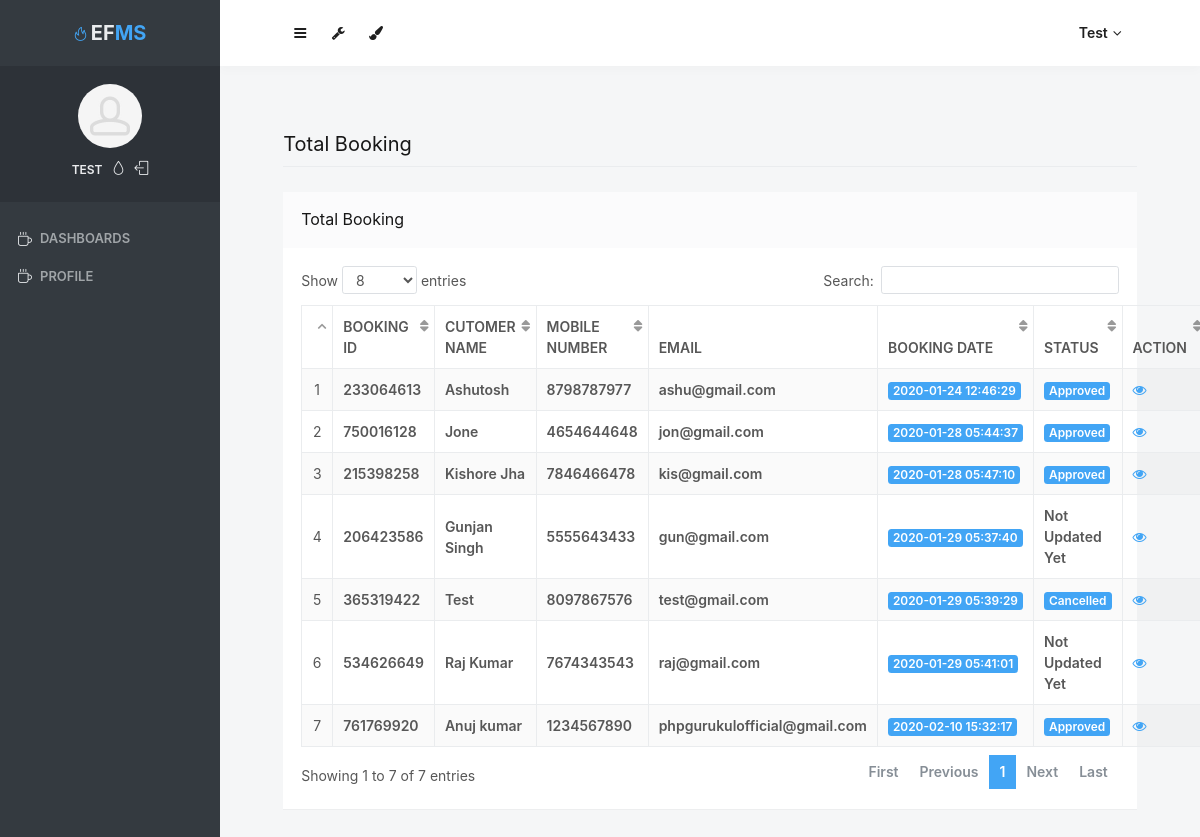
The page /electrician/all-booking.php (signed in) on the database as committed earlier.
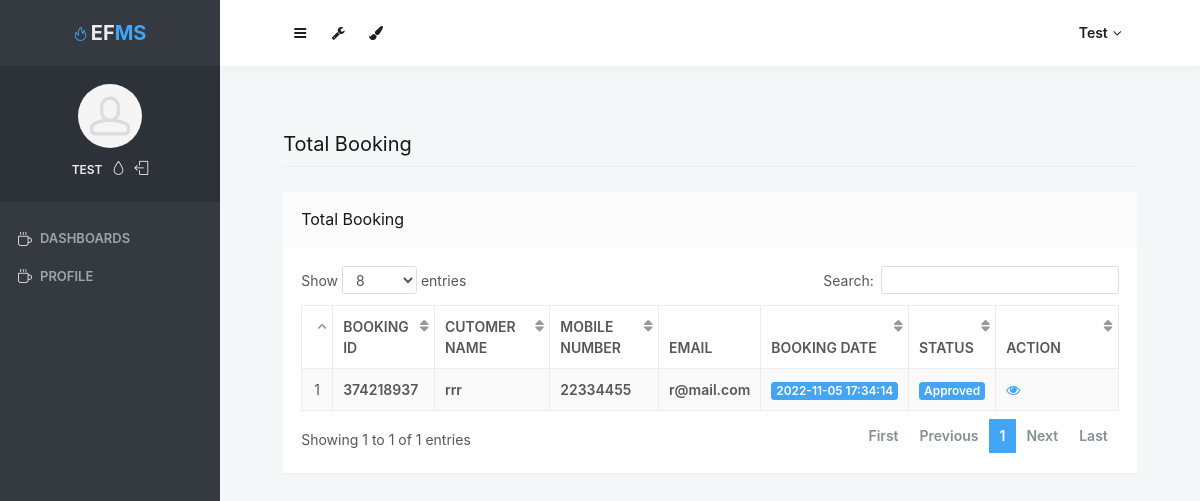
The same page on the database as committed later.
### tables this page shows
CREATE TABLE `tblbooking` (
  `ID` int(10) NOT NULL,
  `BookingID` int(10) DEFAULT NULL,
  `ServiceID` int(10) DEFAULT NULL,
  `Name` varchar(200) DEFAULT NULL,
  `MobileNumber` bigint(10) DEFAULT NULL,
  `Email` varchar(200) DEFAULT NULL,
  `EventDate` varchar(200) DEFAULT NULL,
  `EventStartingtime` varchar(200) DEFAULT NULL,
  `EventEndingtime` varchar(200) DEFAULT NULL,
  `VenueAddress` mediumtext DEFAULT NULL,
  `electrician` varchar(200) DEFAULT NULL,
  `AdditionalInformation` mediumtext DEFAULT NULL,
  `BookingDate` timestamp NULL DEFAULT current_timestamp(),
  `payment_method` varchar(255) DEFAULT NULL,
  `Remark` varchar(200) DEFAULT NULL,
  `Status` varchar(200) DEFAULT NULL,
  `UpdationDate` timestamp NULL DEFAULT NULL ON UPDATE current_timestamp()
);

### electrician/all-booking.php (the view, shortened to what the changed rows need)
<?php
include('includes/dbconnection.php');
if (strlen($_SESSION['odmsaid']==0)) {
  header('location:logout.php');
  } else{
  ?>
<!doctype html>
<html lang="en" class="no-focus">
    <head>
        <link rel="stylesheet" href="assets/js/plugins/datatables/dataTables.bootstrap4.min.css">
        <link rel="stylesheet" id="css-main" href="assets/css/codebase.min.css">
    </head>
    <body>
        <div id="page-container" class="sidebar-o sidebar-inverse side-scroll page-header-fixed main-content-narrow">
           <?php include_once('includes/sidebar.php');?>
          <?php include_once('includes/header.php');?>
            <main id="main-container">
                <div class="content">
                    <h2 class="content-heading">Total Booking</h2>
                    <div class="block">
                        <div class="block-header block-header-default">
                            <h3 class="block-title">Total Booking</h3>
                        </div>
                        <div class="block-content block-content-full">
                            <table class="table table-bordered table-striped table-vcenter js-dataTable-full-pagination">
                                <thead>
                                    <tr>
                                        <th class="text-center"></th>
                                        <th>Booking ID</th>
                                        <th class="d-none d-sm-table-cell">Cutomer Name</th>
                                        <th class="d-none d-sm-table-cell">Mobile Number</th>
                                        <th class="d-none d-sm-table-cell">Email</th>
                                        <th class="d-none d-sm-table-cell">Booking Date</th>
                                        <th class="d-none d-sm-table-cell">Status</th>
                                        <th class="d-none d-sm-table-cell" style="width: 15%;">Action</th>
                                       </tr>
                                </thead>
                                <tbody>
                                    <?php
$sql="SELECT * from tblbooking";
$query = $dbh -> prepare($sql);
$query->execute();
$results=$query->fetchAll(PDO::FETCH_OBJ);
$cnt=1;
if($query->rowCount() > 0)
{
foreach($results as $row)
{               ?>
                                    <tr>
                                        <td class="text-center"><?php echo htmlentities($cnt);?></td>
                                        <td class="font-w600"><?php  echo htmlentities($row->BookingID);?></td>
                                        <td class="font-w600"><?php  echo htmlentities($row->Name);?></td>
                                        <td class="font-w600"><?php  echo htmlentities($row->MobileNumber);?></td>
                                        <td class="font-w600"><?php  echo htmlentities($row->Email);?></td>
                                        <td class="font-w600">
                                            <span class="badge badge-primary"><?php  echo htmlentities($row->BookingDate);?></span>
                                        </td>
                                        <?php if($row->Status==""){ ?>
                     <td class="font-w600"><?php echo "Not Updated Yet"; ?></td>
<?php } else { ?>
                                        <td class="d-none d-sm-table-cell">
                                            <span class="badge badge-primary"><?php  echo htmlentities($row->Status);?></span>
                                        </td>
<?php } ?>
                                         <td class="d-none d-sm-table-cell"><a href="view-booking-detail.php?editid=<?php echo htmlentities ($row->ID);?>&&bookingid=<?php echo htmlentities ($row->BookingID);?>"><i class="fa fa-eye" aria-hidden="true"></i></a></td>
                                    </tr>
                                    <?php $cnt=$cnt+1;}} ?>
                                </tbody>
                            </table>
                        </div>
                    </div>
                </div>
            </main>
        </div>
    </body>
</html>
<?php }  ?>

### electrician/includes/sidebar.php (shortened to what the changed rows need)
<?php
   include('includes/dbconnection.php');
   if (strlen($_SESSION['odmsaid'] == 0)) {
       header('location:logout.php');
   } else {
   ?>
    <nav id="sidebar">
        <div id="sidebar-scroll">
            <div class="sidebar-content">
                <div class="content-header content-header-fullrow px-15">
                    <div class="content-header-section text-center align-parent sidebar-mini-hidden">
                        <div class="content-header-item">
                            <a class="link-effect font-w700" href="dashboard.php">
                                <i class="si si-fire text-primary"></i>
                                <span class="font-size-xl text-dual-primary-dark">EF</span><span class="font-size-xl text-primary">MS</span>
                            </a>
                        </div>
                    </div>
                </div>
                <div class="content-side content-side-full content-side-user px-10 align-parent">
                    <div class="sidebar-mini-hidden-b text-center">
                        <a class="img-link" href="be_pages_generic_profile.html">
                            <img class="img-avatar" src="assets/img/avatars/avatar15.jpg" alt="">
                        </a>
                        <ul class="list-inline mt-10">
                            <?php
                               $aid = $_SESSION['odmsaid'];
                               $sql = "SELECT AdminName from  tbladmin where ID=:aid";
                               $query = $dbh->prepare($sql);
                               $query->bindParam(':aid', $aid, PDO::PARAM_STR);
                               $query->execute();
                               $results = $query->fetchAll(PDO::FETCH_OBJ);
                               $cnt = 1;
                               if ($query->rowCount() > 0) {
                                   foreach ($results as $row) {               ?>
                                    <li class="list-inline-item">
                                        <a class="link-effect text-dual-primary-dark font-size-xs font-w600 text-uppercase" href="admin-profile.php"><?php echo $row->AdminName; ?></a>
                                    </li><?php $cnt = $cnt + 1;
                                       }
                                   } ?>
                            <li class="list-inline-item">
                                <a class="link-effect text-dual-primary-dark" data-toggle="layout" data-action="sidebar_style_inverse_toggle" href="admin-profile.php">
                                    <i class="si si-drop"></i>
                                </a>
                            </li>
                            <li class="list-inline-item">
                                <a class="link-effect text-dual-primary-dark" href="logout.php">
                                    <i class="si si-logout"></i>
                                </a>
                            </li>
                        </ul>
                    </div>
                </div>
                <div class="content-side content-side-full">
                    <ul class="nav-main">
                        <li class="open">
                            <a href="dashboard.php"><i class="si si-cup"></i><span class="sidebar-mini-hide">Dashboards</span></a>
                        </li>
                        <li class="open">
                            <a href="admin-profile.php"><i class="si si-cup"></i><span class="sidebar-mini-hide">Profile</span></a>
                        </li>
                        <li class="nav-main-heading"><span class="sidebar-mini-visible">UI</span><span class="sidebar-mini-hidden"></span></li>
                    </ul>
                </div>
            </div>
        </div>
    </nav>
<?php }  ?>

### electrician/includes/header.php (shortened to what the changed rows need)
   <?php
include('includes/dbconnection.php');
if (strlen($_SESSION['odmsaid']==0)) {
  header('location:logout.php');
  } else{
  ?>
            <header id="page-header">
                <div class="content-header">
                    <div class="content-header-section">
                        <button type="button" class="btn btn-circle btn-dual-secondary" data-toggle="layout" data-action="sidebar_toggle">
                            <i class="fa fa-navicon"></i>
                        </button>
                        <div class="btn-group" role="group">
                            <button type="button" class="btn btn-circle btn-dual-secondary" id="page-header-options-dropdown" data-toggle="dropdown" aria-haspopup="true" aria-expanded="false">
                                <i class="fa fa-wrench"></i>
                            </button>
                        </div>
                        <div class="btn-group" role="group">
                            <button type="button" class="btn btn-circle btn-dual-secondary" id="page-header-themes-dropdown" data-toggle="dropdown" aria-haspopup="true" aria-expanded="false">
                                <i class="fa fa-paint-brush"></i>
                            </button>
                        </div>
                    </div>
                    <div class="content-header-section">
                        <div class="btn-group" role="group">
                            <?php
$aid=$_SESSION['odmsaid'];
$sql="SELECT AdminName from  tbladmin where ID=:aid";
$query = $dbh -> prepare($sql);
$query->bindParam(':aid',$aid,PDO::PARAM_STR);
$query->execute();
$results=$query->fetchAll(PDO::FETCH_OBJ);
$cnt=1;
if($query->rowCount() > 0)
{
foreach($results as $row)
{               ?>
                            <button type="button" class="btn btn-rounded btn-dual-secondary" id="page-header-user-dropdown" data-toggle="dropdown" aria-haspopup="true" aria-expanded="false">
                                <?php  echo $row->AdminName;?><i class="fa fa-angle-down ml-5"></i>
                            </button>
                            <?php $cnt=$cnt+1;}} ?>
                        </div>
                    </div>
                </div>
            </header>
            <?php }  ?>

Rows that differ between the two databases and show on the page:
removed tblbooking: BookingID "750016128", Name "Jone", MobileNumber "4654644648", Email "jon@gmail.com", BookingDate "2020-01-28 05:44:37", Status "Approved"
removed tblbooking: BookingID "215398258", Name "Kishore Jha", MobileNumber "7846466478", Email "kis@gmail.com", BookingDate "2020-01-28 05:47:10", Status "Approved"
removed tblbooking: BookingID "206423586", Name "Gunjan Singh", MobileNumber "5555643433", Email "gun@gmail.com", BookingDate "2020-01-29 05:37:40", shows "Not Updated Yet"
removed tblbooking: BookingID "365319422", Name "Test", MobileNumber "8097867576", Email "test@gmail.com", BookingDate "2020-01-29 05:39:29", Status "Cancelled"
removed tblbooking: BookingID "534626649", Name "Raj Kumar", MobileNumber "7674343543", Email "raj@gmail.com", BookingDate "2020-01-29 05:41:01", shows "Not Updated Yet"
removed tblbooking: BookingID "761769920", Name "Anuj kumar", MobileNumber "1234567890", Email "phpgurukulofficial@gmail.com", BookingDate "2020-02-10 15:32:17", Status "Approved"
changed tblbooking "Approved": BookingID "233064613" → "374218937"; Name "Ashutosh" → "rrr"; MobileNumber "8798787977" → "22334455"; Email "ashu@gmail.com" → "r@mail.com"; BookingDate "2020-01-24 12:46:29" → "2022-11-05 17:34:14"
Other text that changed with them:
text written by a page script: "Show entries Search: Showing 1 to 7 of 7 entries First Previous 1 Next Last" → "Show entries Search: Showing 1 to 1 of 1 entries First Previous 1 Next Last"
